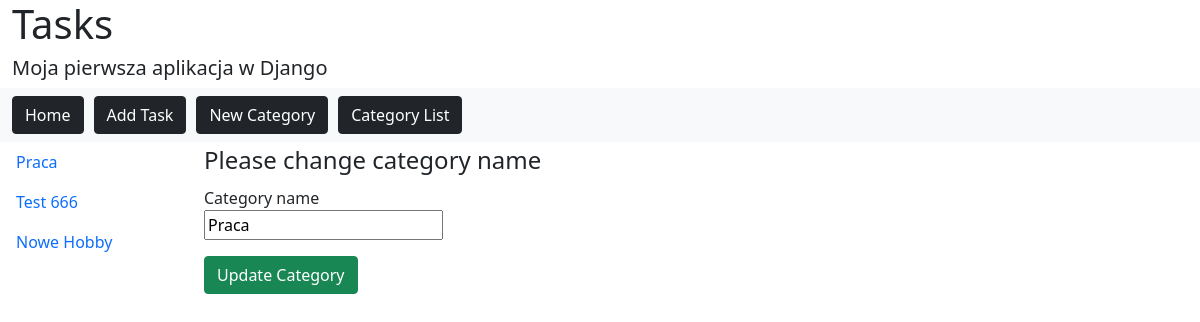
The page /tasks/categories/2/update/ on the database its author committed.
### tasks/models.py (models this page shows, shortened)
class Category(models.Model):
	cat_name = models.CharField('Category', max_length=30)

### tasks/views/categories.py (the view, shortened to what this page needs)
# urls.py: path('categories/<int:category_id>/update/', views.UpdateCategory.as_view(), name='updatecategory'),
class UpdateCategory(UpdateView):
	def get(self, request, category_id):
		categories = Category.objects.all()
		form = CategoryForm
		current_category = Category.objects.get(pk=category_id)
		context = {'categories': categories, 'current_category': current_category, 'form': form}
		return render(request, 'tasks/updatecategory.html', context)

### tasks/templates/tasks/updatecategory.html (shortened to what this page needs)
{% extends "maintemp.html" %}
{% block content %}
<form action="{% url 'tasks:updatecategory' current_category.id %}" method="post">
     <fieldset>
        <legend>Please change category name</legend>
        <label for="category_name">Category name</label><br>
        <input type="text" id="category_name" name="new_category" value="{{current_category.cat_name}}"><br>
     </fieldset>
     <input class="btn btn-success" type="submit" value="Update Category">
</form>
{% endblock %}

### tasks/templates/maintemp.html (shortened to what this page needs)
<!DOCTYPE html>
<html>
<head>
<link href="https://cdn.jsdelivr.net/npm/bootstrap@5.1.1/dist/css/bootstrap.min.css" rel="stylesheet">
</head>
<body>
<div class="container-fluid">
		{% block header %}
			<h1>Tasks</h1>
			<h5>Moja pierwsza aplikacja w Django</h5>
		{% endblock %}
</div>
<nav class="navbar navbar-expand-sm bg-light">
	<div class="container-fluid">
	<ul class="navbar-nav">
		<li class="nav-item" style="margin-right:10px">
			<a href="{% url 'tasks:index' %}" class="btn btn-dark">Home</a>
		</li>
		<li class="nav-item" style="margin-right:10px">
			<a href="{% url 'tasks:newtask' %}" class="btn btn-dark">Add Task</a>
		</li>
		<li class="nav-item" style="margin-right:10px">
			<a href="{% url 'tasks:newcategory' %}" class="btn btn-dark">New Category</a>
		</li>
		<li class="nav-item" style="margin-right:10px">
			<a href="{% url 'tasks:category_list' %}" class="btn btn-dark">Category List</a>
		</li>
	</ul>
	</div>
</nav>
<div class="row">
	<div class="col-lg-2">
		{% block sidebar %}
			{% if categories%}
				<ul class="nav flex-column">
					{%for category in categories %}
						<li class="nav-item"><a href="{% url 'tasks:categorized' category.id %}" class="nav-link">{{category.cat_name}}</a></li>
					{%endfor %}
				</ul>
			{% else %}
				<p>No categories</p>
			{%endif %}
		{% endblock %}
	</div>
	<div class="col-lg-8">
		{% block content %}{% endblock %}
	</div>
</div>
</body>
</html>

### rows shown on the page
Category: cat_name "Praca", new_category "Praca"
Category: cat_name "Test 666"
Category: cat_name "Nowe Hobby"
